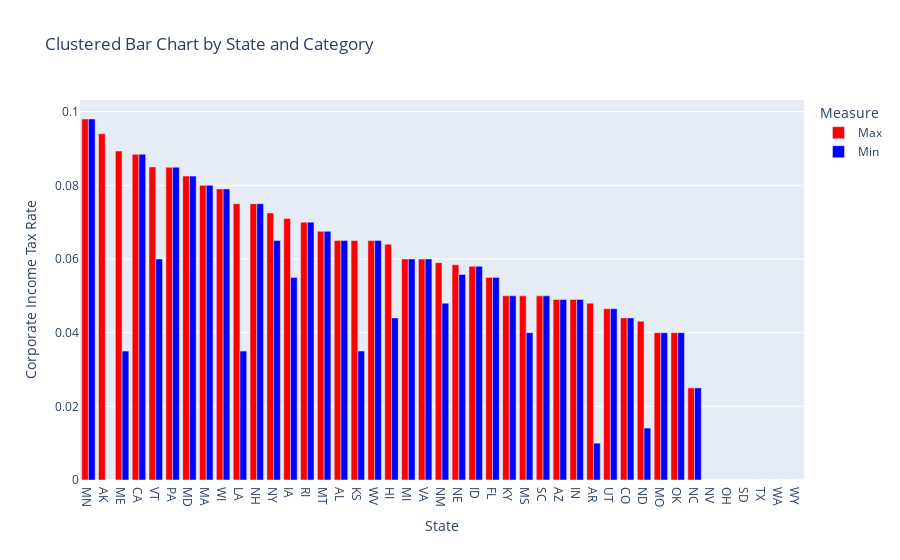

Here is the notebook cell this chart was saved with:
### Code cell
allCITR = pd.DataFrame(pd.concat([min_CITR,max_CITR], keys = ["Man", "Max"], axis = 0)).reset_index().rename(columns = {"Rates":"Corporate Income Tax Rate",
                                                                                             "level_0":"Measure"})
# allCITR=allCITR.sort_values(by=["Rates"], ascending = False)
allCITR.fillna(0, inplace = True)
allCITR = allCITR.reset_index().sort_values(by=["Corporate Income Tax Rate", "Measure"], ascending = False)
allCITR["Measure"][allCITR["Measure"] == "Man"] = "Min"
fig = px.bar(
    allCITR,
    x='State',
    y="Corporate Income Tax Rate",
    color='Measure',
    barmode="group",
    color_discrete_map={"Min":"blue", "Max":"red"},
    title='Clustered Bar Chart by State and Category')
fig.show()
fig.write_html("outputs/State government finances/2024MinMaxCITR.html")

### Figure 1 — Plotly figure (JSON) as saved in the notebook; plotly's stock layout.template omitted (floating-point values rounded to 4 significant figures)
{"data": [{"alignmentgroup": "True", "hovertemplate": "Measure=Max<br>State=%{x}<br>Corporate Income Tax Rate=%{y}<extra></extra>", "legendgroup": "Max", "marker": {"color": "red", "pattern": {"shape": ""}}, "name": "Max", "offsetgroup": "Max", "orientation": "v", "showlegend": true, "textposition": "auto", "type": "bar", "x": ["MN", "AK", "ME", "CA", "VT", "PA", "MD", "MA", "WI", "LA", "NH", "NY", "IA", "RI", "MT", "AL", "KS", "WV", "HI", "MI", "VA", "NM", "NE", "ID", "FL", "KY", "MS", "SC", "AZ", "IN", "AR", "UT", "CO", "ND", "MO", "OK", "NC", "NV", "OH", "SD", "TX", "WA", "WY"], "xaxis": "x", "y": [0.098, 0.094, 0.0893, 0.0884, 0.085, 0.0849, 0.0825, 0.08, 0.079, 0.075, 0.075, 0.0725, 0.071, 0.07, 0.0675, 0.065, 0.065, 0.065, 0.064, 0.06, 0.06, 0.059, 0.0584, 0.058, 0.055, 0.05, 0.05, 0.05, 0.049, 0.049, 0.048, 0.0465, 0.044, 0.0431, 0.04, 0.04, 0.025, 0, 0, 0, 0, 0, 0], "yaxis": "y"}, {"alignmentgroup": "True", "hovertemplate": "Measure=Min<br>State=%{x}<br>Corporate Income Tax Rate=%{y}<extra></extra>", "legendgroup": "Min", "marker": {"color": "blue", "pattern": {"shape": ""}}, "name": "Min", "offsetgroup": "Min", "orientation": "v", "showlegend": true, "textposition": "auto", "type": "bar", "x": ["MN", "CA", "PA", "MD", "MA", "WI", "NH", "RI", "MT", "AL", "NY", "WV", "MI", "VA", "VT", "ID", "NE", "FL", "IA", "KY", "SC", "AZ", "IN", "NM", "UT", "CO", "HI", "MO", "MS", "OK", "KS", "LA", "ME", "NC", "ND", "AR", "AK", "NV", "OH", "SD", "TX", "WA", "WY"], "xaxis": "x", "y": [0.098, 0.0884, 0.0849, 0.0825, 0.08, 0.079, 0.075, 0.07, 0.0675, 0.065, 0.065, 0.065, 0.06, 0.06, 0.06, 0.058, 0.0558, 0.055, 0.055, 0.05, 0.05, 0.049, 0.049, 0.048, 0.0465, 0.044, 0.044, 0.04, 0.04, 0.04, 0.035, 0.035, 0.035, 0.025, 0.0141, 0.01, 0, 0, 0, 0, 0, 0, 0], "yaxis": "y"}], "layout": {"barmode": "group", "legend": {"title": {"text": "Measure"}, "tracegroupgap": 0}, "title": {"text": "Clustered Bar Chart by State and Category"}, "xaxis": {"anchor": "y", "domain": [0, 1], "title": {"text": "State"}}, "yaxis": {"anchor": "x", "domain": [0, 1], "title": {"text": "Corporate Income Tax Rate"}}}}
